Frame 1 (no input): blank canvas, image omitted
Frame 60 (the mouse pressed at the canvas centre just before this capture): blank canvas, image omitted
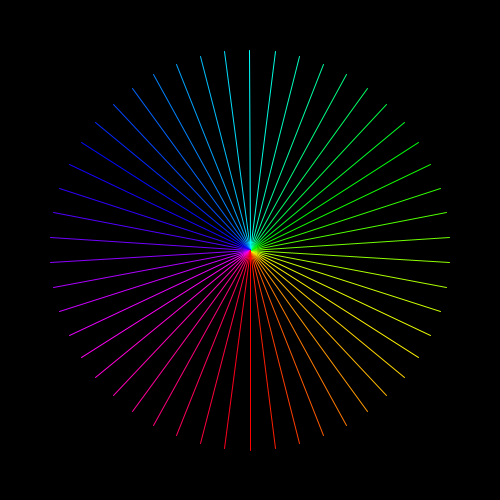
Frame 120 (the mouse held since frame 60 and released just before this capture)

The Processing sketch whose frames 1 and 60 were blank and that drew this single picture after the mouse press (run headless with seeded random() and noise(); from frame 60 on, the mouse is pressed at the canvas centre):

// Processing sketch: colorlinecircle
// ── colorlinecircle.pde
void setup()
{
  size(500, 500);
  cx = width / 2;
  cy = height / 2;
  colorMode(HSB);
}

float radius = 200;
float circleWidth = 20;
float cx, cy;

void draw()
{
  background(0);
  float numlines = mouseX / 5;
  float cgap = 255 / numlines;
  
  float gap = TWO_PI / numlines;
  
  for (int i = 0 ; i < numlines ; i ++)
  {
    stroke(cgap * i, 255, 255);
    float theta = i * gap;
    float x = cx + sin(theta) * radius;
    float y = cy + cos(theta) * radius;
    line(cx, cy,x,y);
  }
  
}
